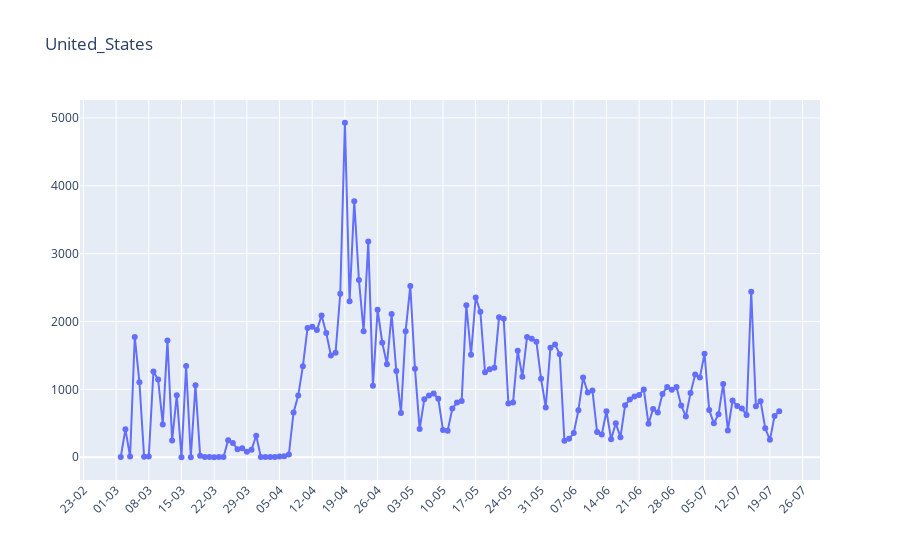
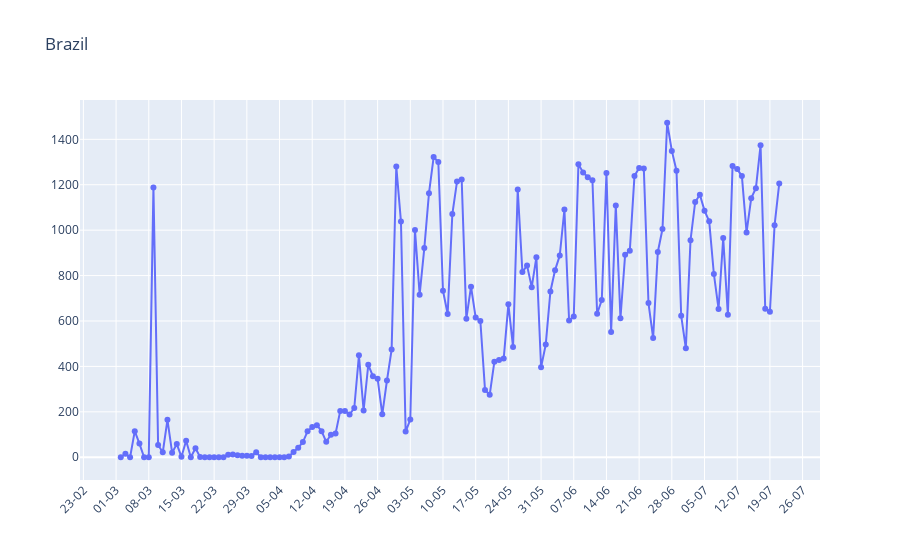
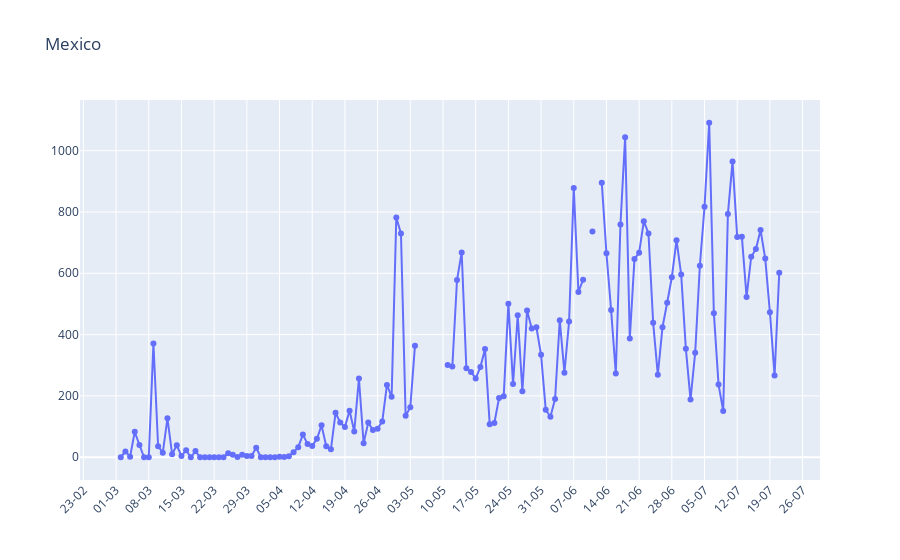
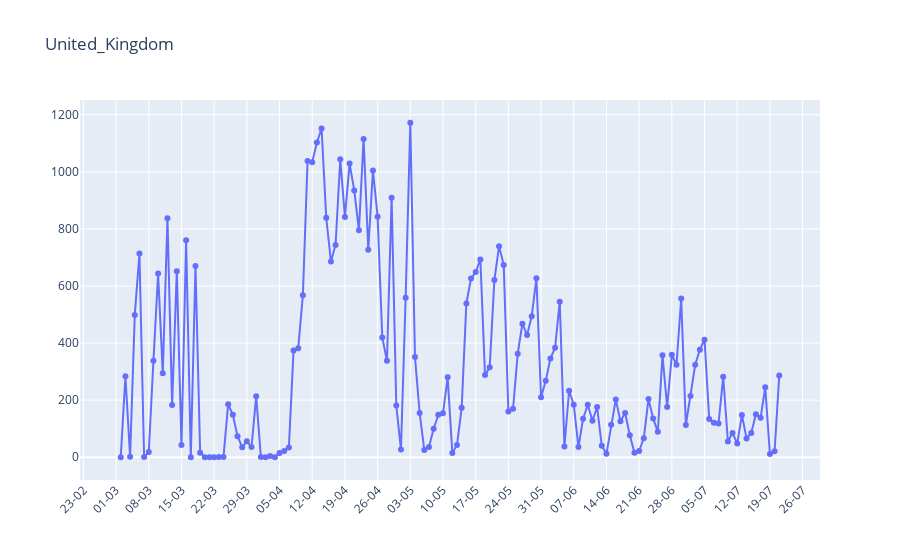

Notebook source saved alongside these figures, in order:
### Markdown cell above
### New deaths per day by country

### Code cell
fig = go.Figure()
for index in range(len(dfCountry)):
    fig = go.Figure(data=go.Scatter(x=toGo.index, y=toGo.iloc[:,index], name=dfCountry[index]))
    fig.update_traces(mode="markers+lines")
    fig.update_layout(xaxis_tickformat = '%d-%m', title=dfCountry[index])
    fig.update_xaxes(nticks=25, tickangle=315)
    fig.show()

### Figure 1 — Plotly figure (JSON) as saved in the notebook; plotly's stock layout.template omitted (floating-point values rounded to 4 significant figures; data arrays with more than 128 entries replaced by an {"elided": "..."} marker saying what was removed)
{"data": [{"mode": "markers+lines", "name": "United_States", "type": "scatter", "x": {"elided": "142 str values"}, "y": {"elided": "142 int values"}}], "layout": {"title": {"text": "United_States"}, "xaxis": {"nticks": 25, "tickangle": -45, "tickformat": "%d-%m"}}}

### Figure 2 — Plotly figure (JSON) as saved in the notebook; plotly's stock layout.template omitted (floating-point values rounded to 4 significant figures; data arrays with more than 128 entries replaced by an {"elided": "..."} marker saying what was removed)
{"data": [{"mode": "markers+lines", "name": "Brazil", "type": "scatter", "x": {"elided": "142 str values"}, "y": {"elided": "142 int values"}}], "layout": {"title": {"text": "Brazil"}, "xaxis": {"nticks": 25, "tickangle": -45, "tickformat": "%d-%m"}}}

### Figure 3 — Plotly figure (JSON) as saved in the notebook; plotly's stock layout.template omitted (floating-point values rounded to 4 significant figures; data arrays with more than 128 entries replaced by an {"elided": "..."} marker saying what was removed)
{"data": [{"mode": "markers+lines", "name": "Mexico", "type": "scatter", "x": {"elided": "142 str values"}, "y": {"elided": "142 int values"}}], "layout": {"title": {"text": "Mexico"}, "xaxis": {"nticks": 25, "tickangle": -45, "tickformat": "%d-%m"}}}

### Figure 4 — Plotly figure (JSON) as saved in the notebook; plotly's stock layout.template omitted (floating-point values rounded to 4 significant figures; data arrays with more than 128 entries replaced by an {"elided": "..."} marker saying what was removed)
{"data": [{"mode": "markers+lines", "name": "United_Kingdom", "type": "scatter", "x": {"elided": "142 str values"}, "y": {"elided": "142 int values"}}], "layout": {"title": {"text": "United_Kingdom"}, "xaxis": {"nticks": 25, "tickangle": -45, "tickformat": "%d-%m"}}}
